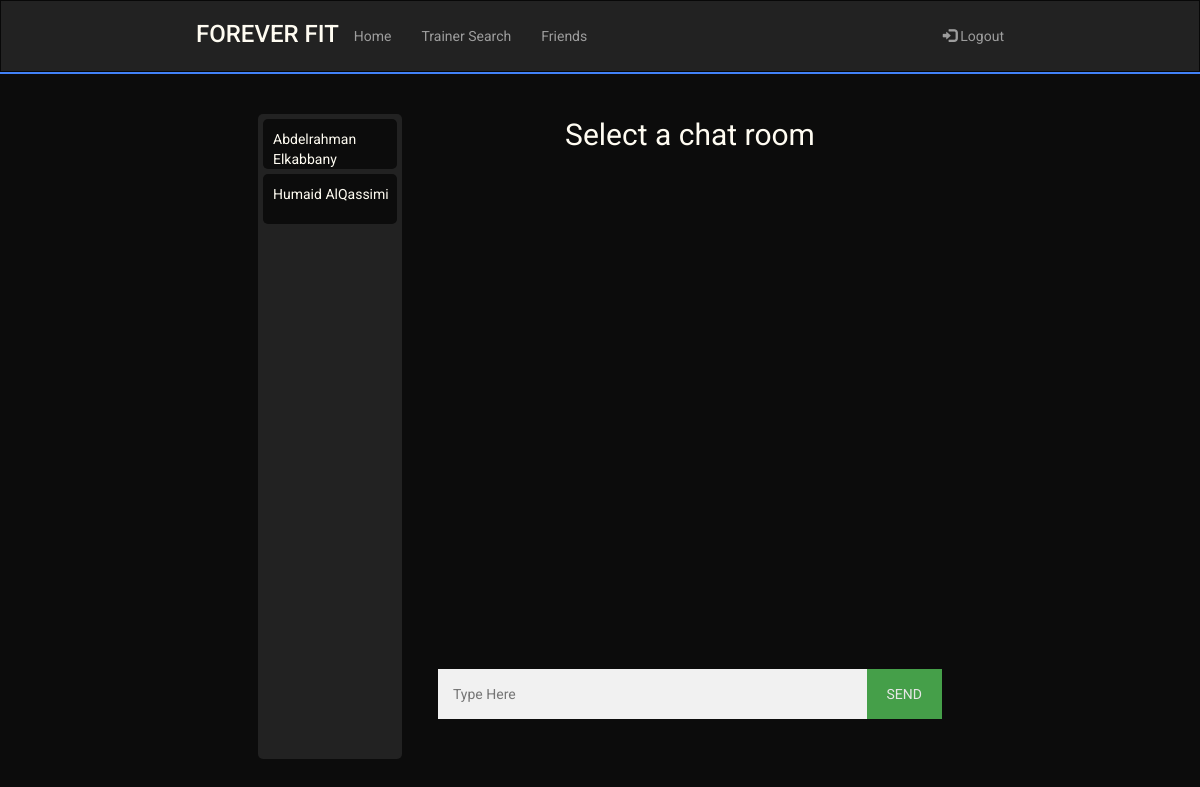
The page /chats (signed in) on the database as committed earlier.
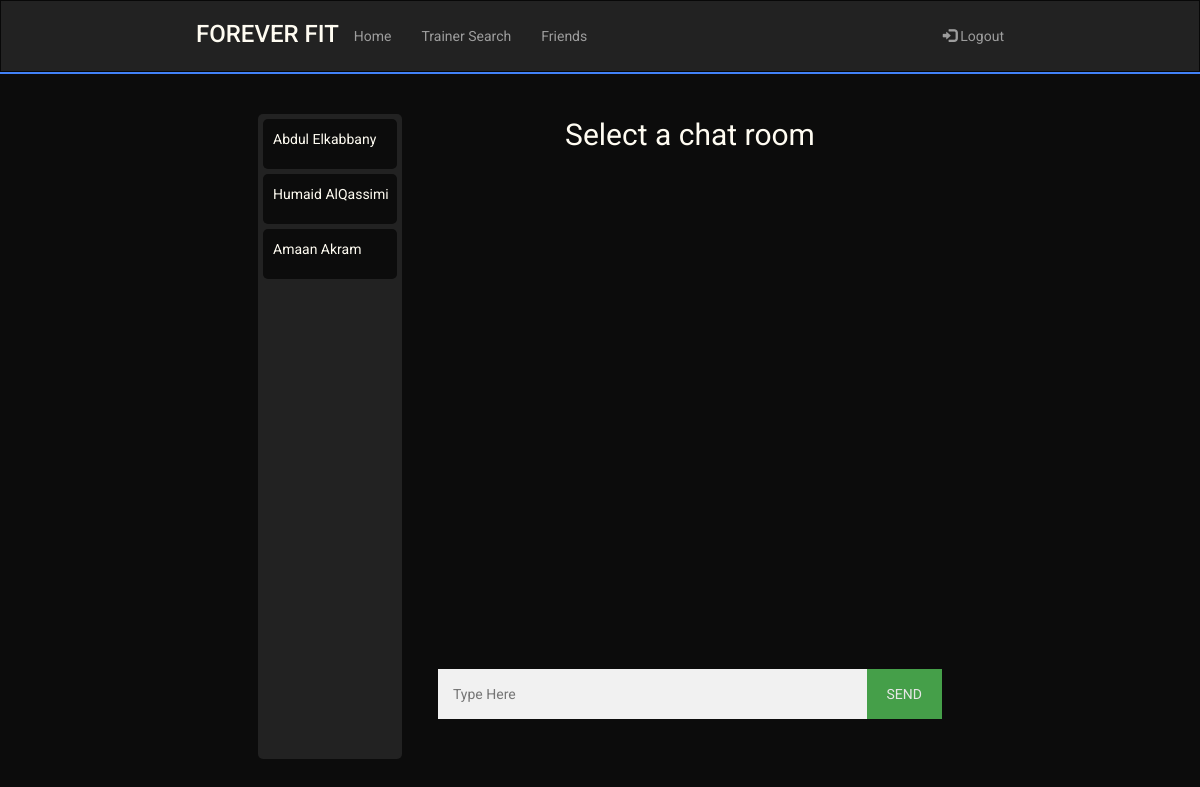
The same page on the database as committed later.
### sql_db.py (models this page shows)
class UserRooms(UserMixin,db.Model):
    __tablename__ = 'user_rooms'
    id = db.Column(db.Integer, primary_key = True, autoincrement = True)
    trainee_username = db.Column(db.String(80),db.ForeignKey('user.username'))
    trainee_fname = db.Column(db.String(80))
    trainee_lname = db.Column(db.String(80))
    trainer_username = db.Column(db.String(80),db.ForeignKey('user.username'))
    trainer_fname = db.Column(db.String(80))
    trainer_lname = db.Column(db.String(80))

### routes.py (the view)
@app.route('/chats')
@login_required
def chats():
    if(not current_user.isTrainer):
        ROOMS = get_rooms_by_trainee_id(current_user.username)
        return render_template('chats.html', curr_uname = current_user.username, is_trainer = current_user.isTrainer,
                                curr_fname = current_user.fname, curr_lname = current_user.lname,
                                rooms=ROOMS)
    else:
        ROOMS = get_rooms_by_trainer_id(current_user.username)
        return render_template('chats.html', curr_uname = current_user.username, is_trainer = current_user.isTrainer,
                                curr_fname = current_user.fname, curr_lname = current_user.lname,
                                rooms=ROOMS)

### main.py (called while the page is built)
    @login.user_loader
    def load_user(uname):
        return User.query.get(uname)

### sql_db.py (called while the page is built)
def get_rooms_by_trainee_id(uname):
    return UserRooms.query.filter_by(trainee_username = uname).all()

### templates/chats.html (shortened to what this page needs)
<!DOCTYPE html>
<html lang="en">
    <head>
        <link rel="stylesheet" href="https://maxcdn.bootstrapcdn.com/bootstrap/3.4.1/css/bootstrap.min.css" />
        <link rel="stylesheet" href="../static/main.css" />
        <link rel="stylesheet" href="../static/chatbox.css" />
    </head>
    <body>
        <header>
            <nav class="navbar navbar-inverse" style="border-radius: 0px; margin-bottom: 0px;">
                <div class="container-fluid">
                    <div class="navbar-header mobile-center">
                        <h3 class="logo" href="#">FOREVER FIT</h3>
                    </div>
                    <ul class="nav navbar-nav laptop">
                        <li><a href="/Home">Home</a></li>
                        <li><a href="/TrainerSearch">Trainer Search</a></li>
                        <li><a href="/Friends">Friends</a></li>
                    </ul>
                    <ul class="nav navbar-nav navbar-right laptop">
                        <li>
                            <a href="/logout"><span class="glyphicon glyphicon-log-in"></span> Logout</a>
                        </li>
                    </ul>
                </div>
            </nav>
            <hr class="header-hr"/>
        </header>
        <main style="padding-top:10px">
            <div class="chatbox">
                <div class="rooms" id="rooms">
                    {% for room in rooms %}
                        {% if (is_trainer) %}
                            <a id="select-room" href="chat/{{room.trainee_username}}" room_id="{{room.id}}" class="room">
                                {{room.trainee_fname}} {{room.trainee_lname}}
                            </a>
                        {% else %}
                            <a id="select-room" href="chat/{{room.trainer_username}}" room_id="{{room.id}}" class="room">
                                {{room.trainer_fname}} {{room.trainer_lname}}
                            </a>
                        {% endif %}
                    {% endfor %}
                </div>
                <div class="chat">
                    <div class="chat-rooms" style="display:flex; justify-content: center; height:550px">
                        <p class="big">Select a chat room</p>
                    </div>
                    <div class="input-area">
                        <div class="flex-row">
                            <input type="text" id="user_message" placeholder="Type Here" autocomplete="off">
                            <button type="button" id="send_message">SEND</button>
                        </div>
                    </div>
                </div>
            </div>
        </main>
    </body>
</html>

### static/main.css (style rules this page uses)
:root { --black: #0c0c0c; --white: #fffcf2; --red: #e54b4b; --lightred: #f0c1c1; --blue: #4282f8; --darkblue: #356cd1; --grey: #222222; --lightgrey: #3d3d3d; }
@media (min-width : 872px) { .container-fluid { margin-bottom: 10px; } }
@media (min-width : 872px) { .navbar { padding-left: 15%; padding-right: 15%; } }
@media (min-width : 872px) { .navbar-nav { padding-top: 10px; } }
@media (min-width : 872px) { .big { font-size: 30px; } }
body { font-family: 'Roboto', sans-serif; background-color: var(--black); }
main { background-color: var(--black); display: block; overflow: auto; color: var(--white) }
input { color: black; }
.header-hr { margin-top: 0px; margin-bottom: 0px; border: 1px solid var(--blue); }
.logo { color: var(--white); }
input[type=text], input[type=password] { width: 100%; padding: 15px; margin: 5px 0 22px 0; display: inline-block; border: none; background: #f1f1f1; }
hr { border: 1px solid #f1f1f1; margin-bottom: 25px; }
button { background-color: #4CAF50; color: white; padding: 14px 20px; margin: 8px 0; border: none; cursor: pointer; width: 100%; opacity: 0.9; }
@media (min-width : 711px) { .chatbox { padding-right: 20%; padding-left: 20%; padding-top: 30px; display: flex; flex-direction: row; justify-content: space-around; } }
@media (min-width : 711px) { .chat { width: 70%; } }
@media (min-width : 711px) { .rooms { display: initial; background-color: --white; display: flex; flex-direction: column; } }
@media (min-width : 711px) { .flex-row { display: flex; flex-direction: row; justify-content: space-evenly; } }

### static/chatbox.css (style rules this page uses)
:root { --black: #0c0c0c; --black2: #141414; --white: #fffcf2; --red: #e54b4b; --lightred: #f0c1c1; --blue: #4282f8; --grey: #222222 }
@media (min-width : 711px) { .rooms { height: 645px; width: 20%; padding: 5px 5px 5px 5px; } }
@media (min-width : 711px) { .room { border-radius: 5px; } }
button { width: 80px; margin-top: 5px; margin-bottom: 22px; }
.rooms { background-color: var(--grey); overflow: auto; border-radius: 5px; }
.room { background-color: var(--black); color: var(--white); height: 50px; margin-bottom: 5px; padding-left: 10px; padding-top: 10px; }
.flex-row { display: flex; flex-direction: row; justify-content: space-around; }

Rows that differ between the two databases and show on the page:
changed UserRooms "Elkabbany": trainer_fname "Abdelrahman" → "Abdul"
added UserRooms: trainer_fname "Amaan", trainer_lname "Akram"
